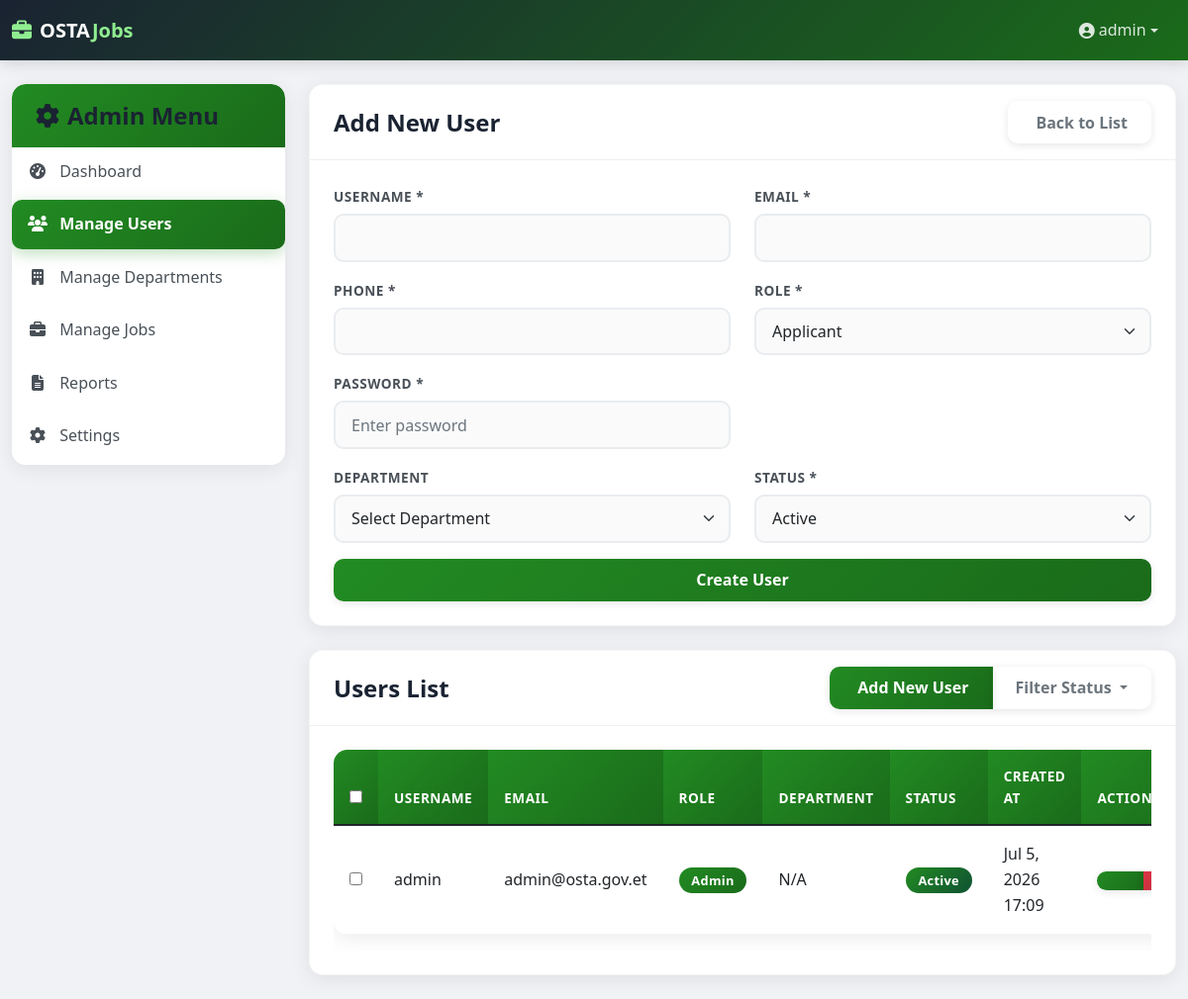
/admin/manage_users.php (signed in), run on the app's committed database.
### tables this page shows
CREATE TABLE IF NOT EXISTS users (
    id INT UNSIGNED AUTO_INCREMENT PRIMARY KEY,
    username VARCHAR(50) UNIQUE NOT NULL,
    email VARCHAR(100) UNIQUE NOT NULL,
    password VARCHAR(255) NOT NULL,
    role ENUM('applicant', 'employer', 'admin') NOT NULL,
    status ENUM('active', 'pending', 'inactive') DEFAULT 'active',
    email_verified TINYINT(1) DEFAULT 0,
    full_name VARCHAR(150),
    first_name VARCHAR(100),
    last_name VARCHAR(100),
    phone VARCHAR(20),
    address TEXT,
    skills TEXT,
    education TEXT,
    experience TEXT,
    department_id INT UNSIGNED,
    account_status VARCHAR(20) DEFAULT 'active',
    api_token VARCHAR(64) NULL,
    api_token_expires DATETIME NULL,
    created_at TIMESTAMP DEFAULT CURRENT_TIMESTAMP,
    updated_at TIMESTAMP DEFAULT CURRENT_TIMESTAMP ON UPDATE CURRENT_TIMESTAMP,
    INDEX idx_role (role),
    INDEX idx_status (status),
    INDEX idx_email (email),
    INDEX idx_department (department_id),
    FOREIGN KEY (department_id) REFERENCES departments(id) ON DELETE SET NULL
);

### includes/security.php (called while the page is built, shortened)
<?php
function generate_csrf_token() {
    return $_SESSION['csrf_token'];
}

### admin/manage_users.php (the view, shortened to what this page needs)
<?php
require_once '../includes/security.php';
$action = isset($_GET['action']) ? $_GET['action'] : '';
$query = "SELECT u.*, d.name as department_name
          FROM users u
          LEFT JOIN departments d ON u.department_id = d.id
          WHERE 1 = 1 ";
$params = [];
$query .= " ORDER BY u.created_at DESC";
$stmt = $pdo->prepare($query);
$stmt->execute($params);
$users = $stmt->fetchAll();
$user = null;
?>
<?php include '../includes/header.php'; ?>
    <div class="container-fluid mt-4">
        <div class="row">
            <div class="col-md-3">
                <div class="card dashboard-card">
                    <div class="card-header bg-gradient-primary text-white">
                        <h3 class="mb-0"><i class="fas fa-cog me-2"></i>Admin Menu</h3>
                    </div>
                    <div class="list-group list-group-flush dashboard-sidebar">
                        <a href="dashboard.php" class="list-group-item list-group-item-action">
                            <i class="fas fa-tachometer-alt me-2"></i> Dashboard
                        </a>
                        <a href="manage_users.php" class="list-group-item list-group-item-action active">
                            <i class="fas fa-users me-2"></i> Manage Users
                        </a>
                        <a href="manage_departments.php" class="list-group-item list-group-item-action">
                            <i class="fas fa-building me-2"></i> Manage Departments
                        </a>
                        <a href="manage_jobs.php" class="list-group-item list-group-item-action">
                            <i class="fas fa-briefcase me-2"></i> Manage Jobs
                        </a>
                        <a href="reports.php" class="list-group-item list-group-item-action">
                            <i class="fas fa-file-alt me-2"></i> Reports
                        </a>
                        <a href="settings.php" class="list-group-item list-group-item-action">
                            <i class="fas fa-cog me-2"></i> Settings
                        </a>
                    </div>
                </div>
            </div>
            <div class="col-md-9">
                <div class="card mb-4">
                    <div class="card-header d-flex justify-content-between align-items-center">
                        <h3 class="mb-0"><?php echo $action === 'edit' ? 'Edit User' : 'Add New User'; ?></h3>
                        <a href="manage_users.php" class="btn btn-outline-secondary">
                            <i class="bi bi-arrow-left me-1"></i> Back to List
                        </a>
                    </div>
                    <div class="card-body">
                        <form method="POST" action="">
                            <div class="row">
                                <div class="col-md-6 mb-3">
                                    <label for="username" class="form-label">Username *</label>
                                    <input type="text" class="form-control" id="username" name="username"
                                           value="<?php echo $user ? htmlspecialchars($user['username']) : ''; ?>" required>
                                </div>
                                <div class="col-md-6 mb-3">
                                    <label for="email" class="form-label">Email *</label>
                                    <input type="email" class="form-control" id="email" name="email"
                                           value="<?php echo $user ? htmlspecialchars($user['email']) : ''; ?>" required>
                                </div>
                            </div>
                            <div class="row">
                                <div class="col-md-6 mb-3">
                                    <label for="phone" class="form-label">Phone *</label>
                                    <input type="tel" class="form-control" id="phone" name="phone"
                                           value="<?php echo $user ? htmlspecialchars($user['phone']) : ''; ?>" required>
                                </div>
                                <div class="col-md-6 mb-3">
                                    <label for="role" class="form-label">Role *</label>
                                    <select class="form-select" id="role" name="role" required>
                                        <option value="applicant" <?php echo $user && $user['role'] === 'applicant' ? 'selected' : ''; ?>>Applicant</option>
                                    </select>
                                </div>
                            </div>
                            <div class="row">
                                <div class="col-md-6 mb-3">
                                    <label for="password" class="form-label">Password <?php echo $action !== 'edit' ? '*' : ''; ?></label>
                                    <input type="password" class="form-control" id="password" name="password"
                                           placeholder="<?php echo $action === 'edit' ? 'Leave blank to keep current password' : 'Enter password'; ?>">
                                </div>
                            </div>
                            <div class="row">
                                <div class="col-md-6 mb-3">
                                    <label for="department_id" class="form-label">Department</label>
                                    <select class="form-select" id="department_id" name="department_id">
                                        <option value="">Select Department</option>
                                    </select>
                                </div>
                                <div class="col-md-6 mb-3">
                                    <label for="status" class="form-label">Status *</label>
                                    <select class="form-select" id="status" name="status" required>
                                        <option value="active" <?php echo $user && $user['status'] === 'active' ? 'selected' : ''; ?>>Active</option>
                                    </select>
                                </div>
                            </div>
                            <div class="d-grid">
                                <button type="submit" class="btn btn-primary">
                                    <?php echo $action === 'edit' ? 'Update User' : 'Create User'; ?>
                                </button>
                            </div>
                        </form>
                    </div>
                </div>
                <div class="card">
                    <div class="card-header d-flex justify-content-between align-items-center">
                        <h3 class="mb-0">Users List</h3>
                        <div class="btn-group">
                            <a href="manage_users.php?action=add" class="btn btn-primary">
                                <i class="bi bi-plus-circle me-1"></i> Add New User
                            </a>
                            <div class="btn-group">
                                <button type="button" class="btn btn-outline-secondary dropdown-toggle" data-bs-toggle="dropdown">
                                    Filter Status
                                </button>
                            </div>
                        </div>
                    </div>
                    <div class="card-body">
                        <form method="POST" id="bulkForm">
                        <div class="table-responsive">
                            <table class="table table-hover" id="usersTable">
                                <thead>
                                    <tr>
                                        <th><input type="checkbox" id="selectAll"></th>
                                        <th>Username</th>
                                        <th>Email</th>
                                        <th>Role</th>
                                        <th>Department</th>
                                        <th>Status</th>
                                        <th>Created At</th>
                                        <th>Actions</th>
                                    </tr>
                                </thead>
                                <tbody>
                                    <?php foreach ($users as $user): ?>
                                        <tr>
                                            <td><input type="checkbox" name="selected_users[]" value="<?php echo $user['id']; ?>" class="user-checkbox"></td>
                                            <td><?php echo htmlspecialchars($user['username']); ?></td>
                                            <td><?php echo htmlspecialchars($user['email']); ?></td>
                                            <td>
                                                <span class="badge bg-<?php
                                                    echo $user['role'] === 'admin' ? 'primary' :
                                                    ($user['role'] === 'employer' ? 'success' : 'info');
                                                ?>">
                                                    <?php echo ucfirst($user['role']); ?>
                                                </span>
                                            </td>
                                            <td><?php echo $user['department_name'] ?? 'N/A'; ?></td>
                                            <td>
                                                <span class="badge bg-<?php
                                                    echo $user['status'] === 'active' ? 'success' :
                                                    ($user['status'] === 'pending' ? 'warning' : 'danger');
                                                ?>">
                                                    <?php echo ucfirst($user['status']); ?>
                                                </span>
                                            </td>
                                            <td><?php echo date('M j, Y H:i', strtotime($user['created_at'])); ?></td>
                                            <td>
                                                <div class="btn-group">
                                                    <a href="manage_users.php?action=edit&id=<?php echo $user['id']; ?>"
                                                       class="btn btn-sm btn-primary">
                                                    </a>
                                                    <a href="manage_users.php?action=delete&id=<?php echo $user['id']; ?>&csrf_token=<?php echo urlencode(generate_csrf_token()); ?>"
                                                       class="btn btn-sm btn-danger"
                                                       onclick="return confirm('Are you sure you want to delete this user?')">
                                                    </a>
                                                </div>
                                            </td>
                                        </tr>
                                    <?php endforeach; ?>
                                </tbody>
                            </table>
                        </div>
                        </form>
                    </div>
                </div>
            </div>
        </div>
    </div>
    <?php include '../includes/footer.php'; ?>
    <link rel="stylesheet" href="https://cdn.datatables.net/1.10.24/css/dataTables.bootstrap5.min.css">

### assets/css/styles.css (style rules this page uses)
:root { --osta-green: #228B22; --osta-green-dark: #1a6b1a; --osta-green-light: #90EE90; --osta-red: #DC143C; --osta-gold: #DAA520; --osta-dark: #1a2332; --primary: #228B22; --primary-dark: #1a6b1a; --primary-light: #90EE90; --secondary: #6c757d; --success: #228B22; --info: #0dcaf0; --warning: #ffc107; --danger: #dc3545; --light: #f8f9fa; --dark: #1a2332; --body-bg: #f0f2f5; --card-shadow: 0 4px 20px rgba(0,0,0,0.08); --transition: all 0.3s ease; --gradient-primary: linear-gradient(135deg, #228B22, #1a6b1a); --gradient-success: linear-gradient(135deg, #228B22, #0f5132); --gradient-info: linear-gradient(135deg, #0dcaf0, #087990); --gradient-warning: linear-gradient(135deg, #ffc107, #cc9a06); --gradient-danger: linear-gradient(135deg, #dc3545, #b02a37); --gradient-dark: linear-gradient(135deg, #1a2332, #2d3e50); }
*, *::before, *::after { box-sizing: border-box; }
body { font-family: 'Segoe UI', Tahoma, Geneva, Verdana, sans-serif; background-color: var(--body-bg); color: #333; line-height: 1.6; margin: 0; padding: 0; }
a { color: var(--osta-green); text-decoration: none; transition: var(--transition); }
h1, h2, h3, h4, h5, h6 { font-weight: 700; margin-bottom: 1rem; color: var(--dark); line-height: 1.3; }
h3 { font-size: 1.5rem; }
.btn { padding: 0.6rem 1.5rem; border-radius: 10px; font-weight: 600; transition: var(--transition); border: none; box-shadow: 0 2px 8px rgba(0, 0, 0, 0.1); }
.btn-primary { background: var(--gradient-primary); color: white; }
.btn-danger { background: var(--gradient-danger); color: white; }
.form-control, .form-select { padding: 0.65rem 1rem; border-radius: 10px; border: 2px solid #e9ecef; transition: var(--transition); background-color: #fafafa; }
.form-label { font-weight: 600; font-size: 0.85rem; text-transform: uppercase; letter-spacing: 0.5px; color: #495057; margin-bottom: 6px; }
.card { border: none; border-radius: 14px; box-shadow: 0 4px 20px rgba(0, 0, 0, 0.08); transition: var(--transition); margin-bottom: 1.5rem; overflow: hidden; border: 1px solid rgba(0, 0, 0, 0.04); background: white; }
.card-header { background: white; border-bottom: 1px solid rgba(0, 0, 0, 0.06); font-weight: 600; padding: 1rem 1.5rem; border-radius: 14px 14px 0 0 !important; }
.card-body { padding: 1.5rem; }
.dashboard-card { border-radius: 14px; overflow: hidden; transition: var(--transition); border: none; box-shadow: 0 4px 20px rgba(0, 0, 0, 0.08); }
.table { background-color: white; border-radius: 14px; overflow: hidden; box-shadow: 0 4px 20px rgba(0, 0, 0, 0.08); }
.table thead th { background: var(--gradient-primary); color: white; border: none; font-weight: 600; padding: 1rem; font-size: 0.85rem; text-transform: uppercase; letter-spacing: 0.5px; }
.table tbody td { padding: 1rem; vertical-align: middle; border-bottom: 1px solid rgba(0, 0, 0, 0.04); }
.badge { padding: 0.5em 1em; font-weight: 600; border-radius: 50px; font-size: 0.8rem; letter-spacing: 0.3px; }
.badge.bg-primary { background: var(--gradient-primary) !important; }
.badge.bg-success { background: var(--gradient-success) !important; }
.dashboard-sidebar .list-group-item { border: none; border-radius: 10px; margin-bottom: 0.25rem; transition: var(--transition); padding: 0.75rem 1rem; font-weight: 500; color: #495057; }
.dashboard-sidebar .list-group-item.active { background: var(--gradient-primary); color: white; font-weight: 600; box-shadow: 0 4px 15px rgba(34, 139, 34, 0.3); }
.dashboard-sidebar .list-group-item i { width: 20px; text-align: center; margin-right: 0.75rem; }
.list-group-item { border: none; border-radius: 0; padding: 0.75rem 1rem; transition: var(--transition); }
.bg-gradient-primary { background: var(--gradient-primary) !important; }

### data on the page
users: username "admin", email "admin@osta.gov.et", role "Admin", department_name "N/A", status "Active", created_at "Jul 5, 2026 17:09"

### other printed values
$username "admin"
